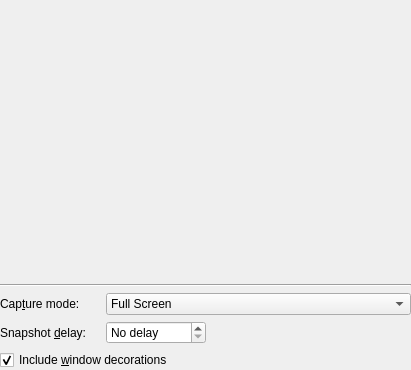
<ui version="4.0" >
 <class>KGrabWidget</class>
 <widget class="QWidget" name="KGrabWidget" >
  <property name="geometry" >
   <rect>
    <x>0</x>
    <y>0</y>
    <width>411</width>
    <height>370</height>
   </rect>
  </property>
  <property name="windowTitle" >
   <string>KGrab</string>
  </property>
  <property name="windowIcon" >
   <iconset>hi48-app-kgrab.png</iconset>
  </property>
  <layout class="QGridLayout" >
   <property name="margin" >
    <number>0</number>
   </property>
   <property name="spacing" >
    <number>6</number>
   </property>
   <item row="1" column="0" colspan="4" >
    <widget class="KGrabPreview" native="1" name="lblImage" >
     <property name="minimumSize" >
      <size>
       <width>200</width>
       <height>130</height>
      </size>
     </property>
     <property name="whatsThis" >
      <string>This is a preview of the current snapshot.

The image can be dragged to another application or document to copy the full screenshot there. Try it with the Konqueror file manager.

You can also copy the image to the clipboard by pressing Ctrl+C.</string>
     </property>
    </widget>
   </item>
   <item row="2" column="0" colspan="4" >
    <widget class="Line" name="line1" >
     <property name="frameShape" >
      <enum>QFrame::HLine</enum>
     </property>
     <property name="frameShadow" >
      <enum>QFrame::Sunken</enum>
     </property>
     <property name="orientation" >
      <enum>Qt::Horizontal</enum>
     </property>
    </widget>
   </item>
   <item row="4" column="1" >
    <widget class="QSpinBox" name="spinDelay" >
     <property name="toolTip" >
      <string>Snapshot delay in seconds</string>
     </property>
     <property name="whatsThis" >
      <string>&lt;qt>
This is the number of seconds to wait after clicking the &lt;i>New Snapshot&lt;/i> button before taking the snapshot.
&lt;p>
This is very useful for getting windows, menus and other items on the screen set up just the way you want.
&lt;p>
If &lt;i>no delay&lt;/i> is set, the program will wait for a mouse click before taking a snapshot.
&lt;/p>
&lt;/qt></string>
     </property>
     <property name="specialValueText" >
      <string>No delay</string>
     </property>
     <property name="suffix" >
      <string> sec</string>
     </property>
    </widget>
   </item>
   <item row="3" column="0" >
    <widget class="QLabel" name="textLabel1" >
     <property name="text" >
      <string>Cap&amp;ture mode:</string>
     </property>
     <property name="buddy" >
      <cstring>comboMode</cstring>
     </property>
    </widget>
   </item>
   <item row="5" column="0" colspan="4" >
    <widget class="QCheckBox" name="cbIncludeDecorations" >
     <property name="whatsThis" >
      <string>When enabled, snapshot of a window will also include the window decorations</string>
     </property>
     <property name="text" >
      <string>Include &amp;window decorations</string>
     </property>
     <property name="checked" >
      <bool>true</bool>
     </property>
    </widget>
   </item>
   <item row="3" column="1" colspan="3" >
    <widget class="QComboBox" name="comboMode" >
     <property name="whatsThis" >
      <string>&lt;qt>Using this menu, you can select from the four following snapshot modes:
&lt;p>
&lt;b>Full Screen&lt;/b> - captures the entire desktop.&lt;br>
&lt;b>Window Under Cursor&lt;/b> - captures only the window (or menu) that is under the mouse cursor when the snapshot is taken.&lt;br>
&lt;b>Region&lt;/b> - captures only the region of the desktop that you specify. When taking a new snapshot in this mode you will be able to select any area of the screen by clicking and dragging the mouse.&lt;/p>
&lt;b>Section of Window&lt;/b> - captures only a section of the window. When taking a new snapshot in this mode you will be able to select any child window by moving the mouse over it.&lt;/p>&lt;/qt></string>
     </property>
     <item>
      <property name="text" >
       <string>Full Screen</string>
      </property>
     </item>
     <item>
      <property name="text" >
       <string>Window Under Cursor</string>
      </property>
     </item>
     <item>
      <property name="text" >
       <string>Region</string>
      </property>
     </item>
     <item>
      <property name="text" >
       <string>Section of Window</string>
      </property>
     </item>
    </widget>
   </item>
   <item row="4" column="2" colspan="2" >
    <spacer>
     <property name="orientation" >
      <enum>Qt::Horizontal</enum>
     </property>
     <property name="sizeType" >
      <enum>QSizePolicy::Expanding</enum>
     </property>
     <property name="sizeHint" >
      <size>
       <width>156</width>
       <height>16</height>
      </size>
     </property>
    </spacer>
   </item>
   <item row="4" column="0" >
    <widget class="QLabel" name="lblDelay" >
     <property name="text" >
      <string>Snapshot &amp;delay:</string>
     </property>
     <property name="buddy" >
      <cstring>spinDelay</cstring>
     </property>
    </widget>
   </item>
   <item row="0" column="0" colspan="4" >
    <layout class="QVBoxLayout" >
     <property name="margin" >
      <number>0</number>
     </property>
     <property name="spacing" >
      <number>6</number>
     </property>
    </layout>
   </item>
  </layout>
 </widget>
 <layoutdefault spacing="6" margin="11" />
 <layoutfunction spacing="KDialog::spacingHint" margin="KDialog::marginHint" />
 <pixmapfunction>SmallIconSet</pixmapfunction>
 <customwidgets>
  <customwidget>
   <class>KGrabPreview</class>
   <extends>QWidget</extends>
   <header>kgrab.h</header>
  </customwidget>
 </customwidgets>
 <tabstops>
  <tabstop>comboMode</tabstop>
  <tabstop>spinDelay</tabstop>
  <tabstop>cbIncludeDecorations</tabstop>
 </tabstops>
 <includes>
  <include location="local" >kpushbutton.h</include>
  <include location="local" >kiconloader.h</include>
 </includes>
 <resources/>
 <connections/>
</ui>
